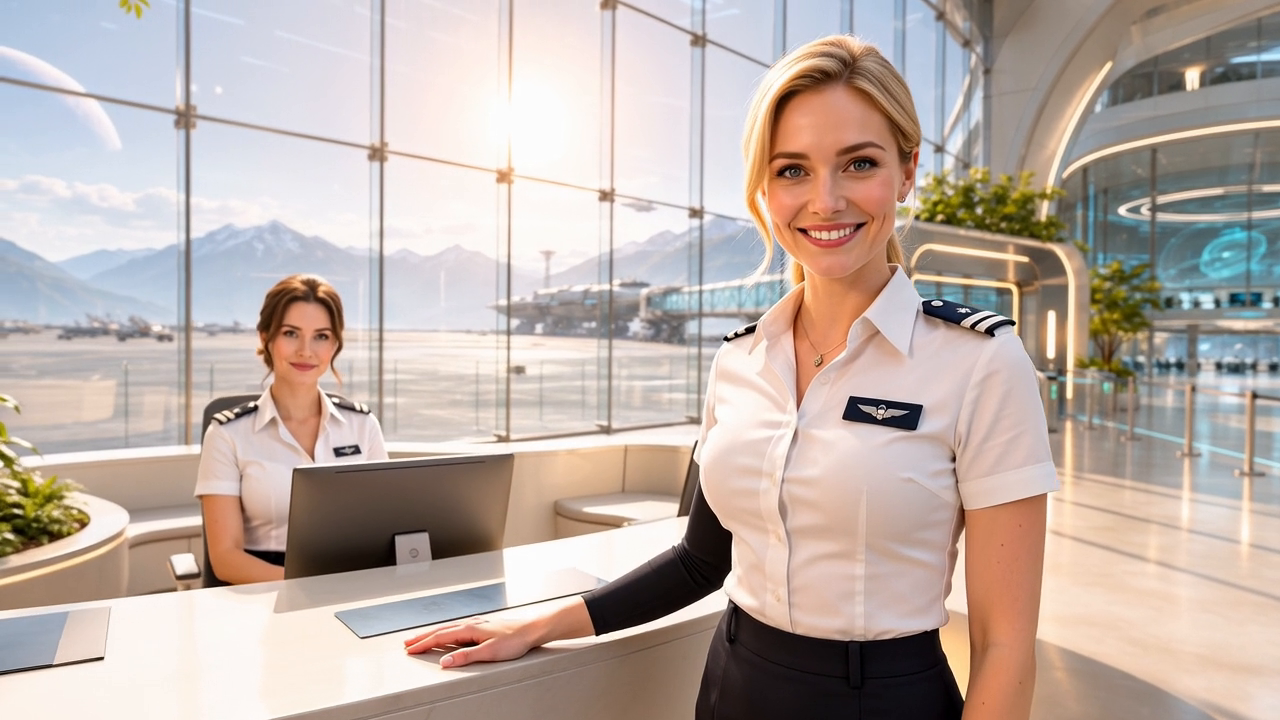
#> input picture docs/cinematics/lounge-guide/grok-endframe-composite-01/original-video-last-frame.png, 1280 x 720 px
$ python finish-composite.py
#> lines starting #> are read from the running program, lines starting #| are printed output that depends on the picture; after the words box and inside, x2 and y2 are one past the last pixel; in counts of white or black regions, pixels touching at a corner belong together
"""Constrain the image-model edit to the guide; retain the real video frame elsewhere."""
from pathlib import Path
import hashlib
import json
import numpy as np
from PIL import Image, ImageFilter
from scipy import ndimage

root = Path(__file__).resolve().parent
original = Image.open(root / 'original-video-last-frame.png').convert('RGB')
#> original is the input picture: PIL image 1280x720 RGB; mean R, G, B 189.4, 174.9, 167.3
generated = Image.open(root / 'generated-guide-composite.png').convert('RGB').resize(original.size, Image.Resampling.LANCZOS)
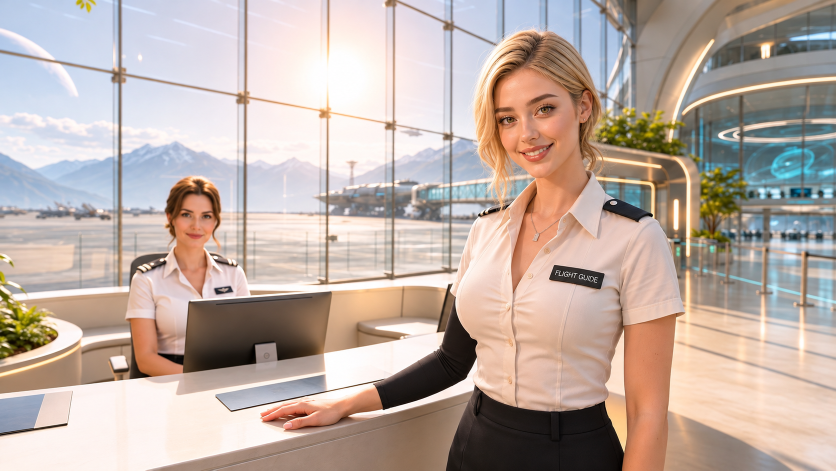
#> input picture docs/cinematics/lounge-guide/grok-endframe-composite-01/generated-guide-composite.png, 1672 x 941 px (shown at 1/2 size)
mask_paths = [
    root / 'original-guide-mask.png',
    root / 'generated-guide-mask.png',
]
masks = []
for path in mask_paths:
    mask = np.asarray(Image.open(path).convert('L')) > 128
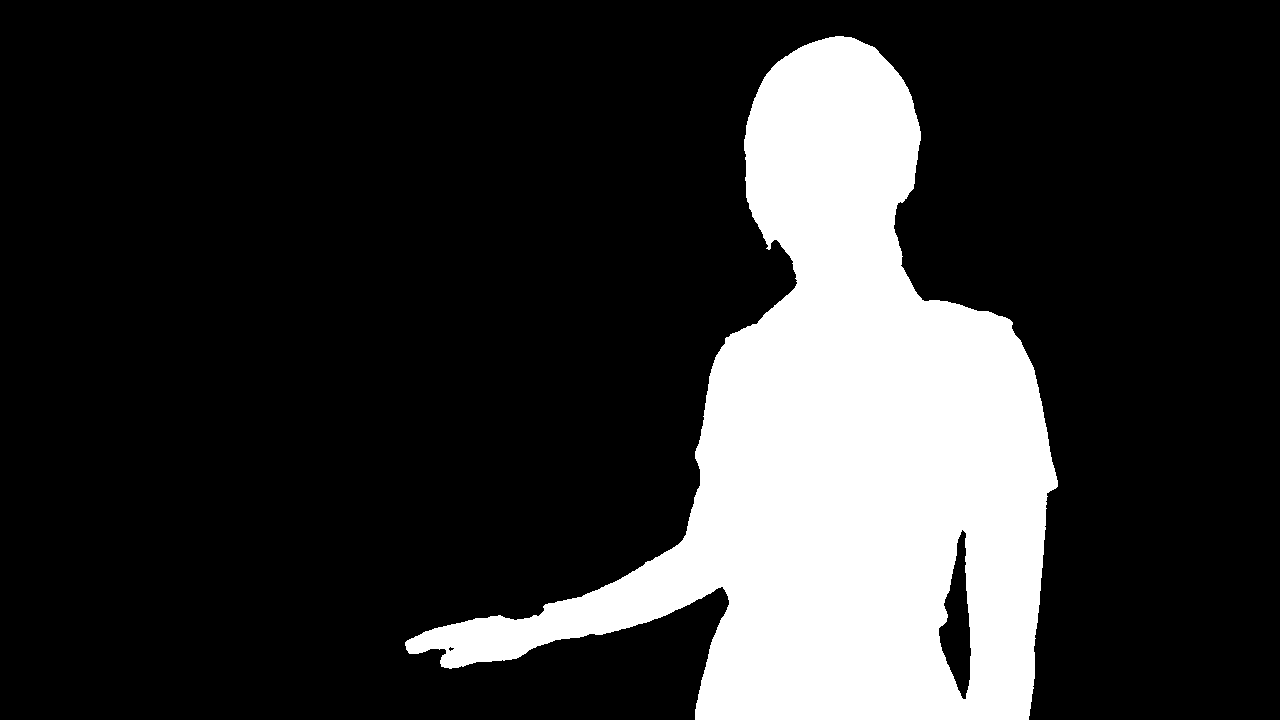
#> input picture docs/cinematics/lounge-guide/grok-endframe-composite-01/original-guide-mask.png, 1280 x 720 px
#> mask: shape (720, 1280) bool; 20% white; 1 white region, box (x1, y1, x2, y2) and area: (405, 36, 1058, 720) 184402
    labels, count = ndimage.label(mask)
#> count = 1
    sizes = np.bincount(labels.ravel())
#> sizes = [737198, 184402]
    sizes[0] = 0
    mask = labels == sizes.argmax()
    mask_image = Image.fromarray((mask * 255).astype('uint8')).resize(original.size, Image.Resampling.NEAREST)
#> mask_image is the input picture: PIL image 1280x720 L; 20% white; 1 white region, box (x1, y1, x2, y2) and area: (405, 36, 1058, 720) 184402
    masks.append(np.asarray(mask_image) > 128)
#> pass 2 of the loop `for path in mask_paths:`:
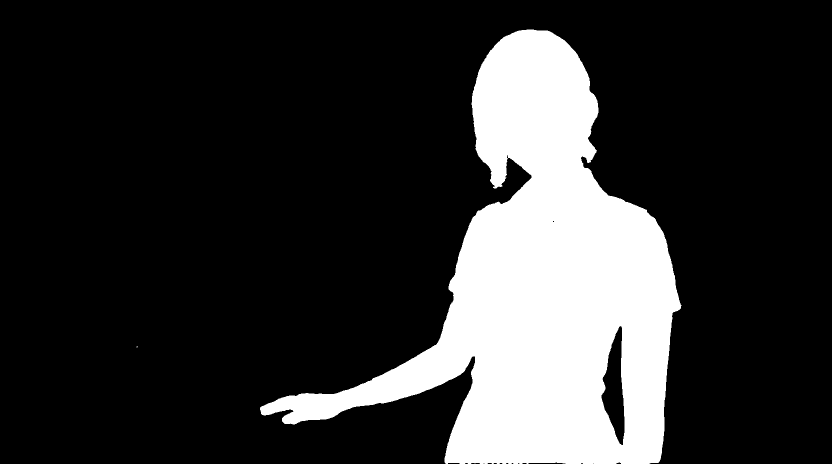
#> input picture docs/cinematics/lounge-guide/grok-endframe-composite-01/generated-guide-mask.png, 1664 x 928 px (shown at 1/2 size)
#> `labels, count = ndimage.label(mask)`:
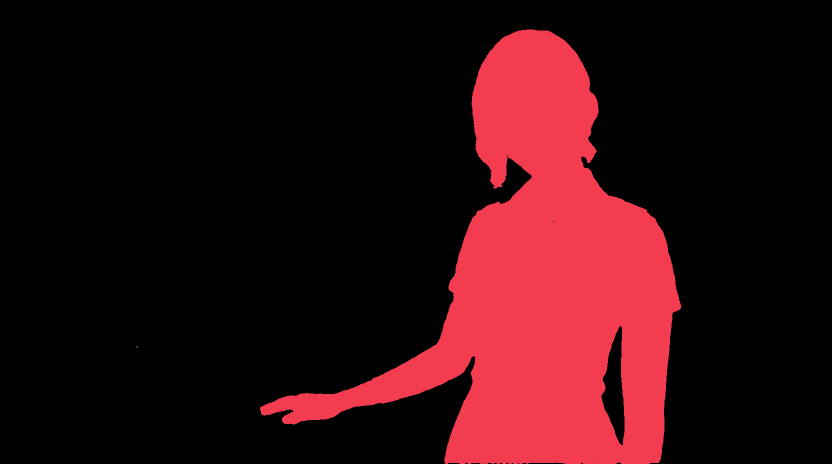
#> labels: shape (928, 1664) int32 (shown at 1/2 size); 3 distinct labels, from 0 to 2; one colour per label, 0 black
#> count = 2
#> sizes = [1240598, 303589, 5]
#> `mask_image = Image.fromarray((mask * 255).astype('uint8')).resize(orig..`:
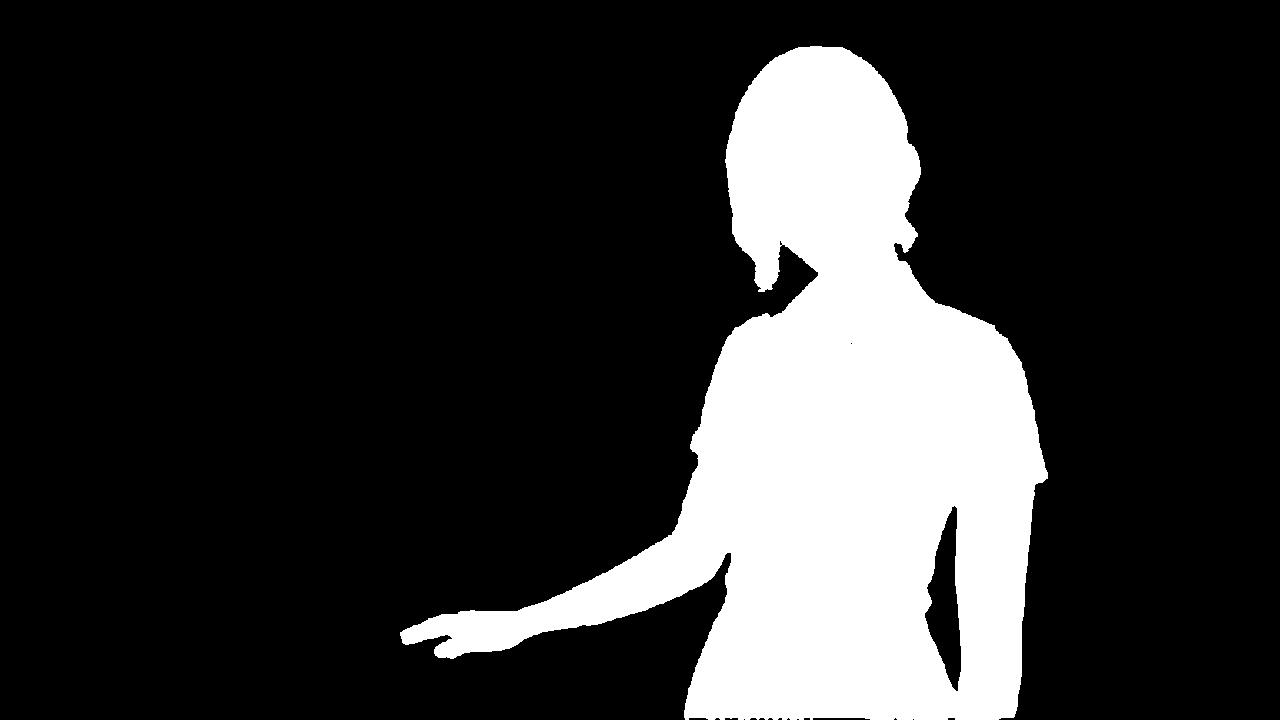
#> mask_image: PIL image 1280x720 L; 19.7% white; 1 white region, box (x1, y1, x2, y2) and area: (400, 46, 1048, 720) 181139
union = Image.fromarray((np.logical_or(*masks) * 255).astype('uint8'))
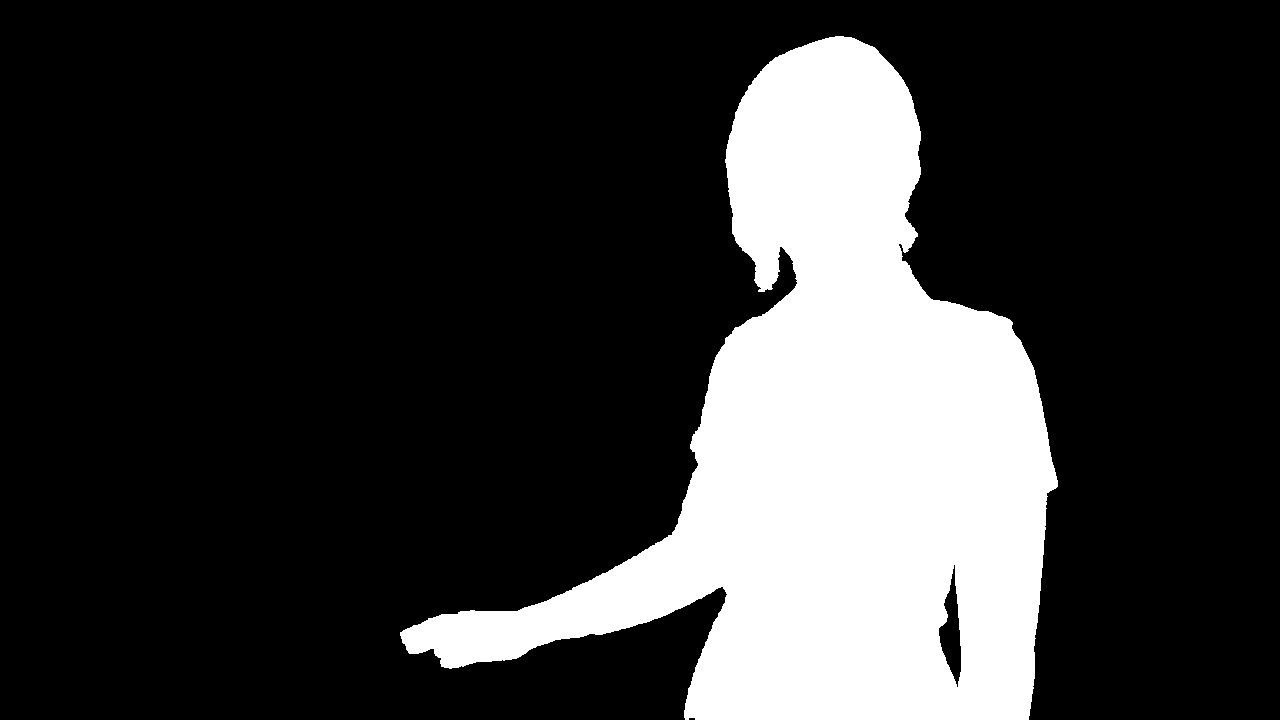
#> union: PIL image 1280x720 L; 21.3% white; 1 white region, box (x1, y1, x2, y2) and area: (400, 36, 1058, 720) 196639
# Include the antialiased edge, with a short smooth seam into the original frame.
edit_mask = union.filter(ImageFilter.MaxFilter(7)).filter(ImageFilter.GaussianBlur(1.2))
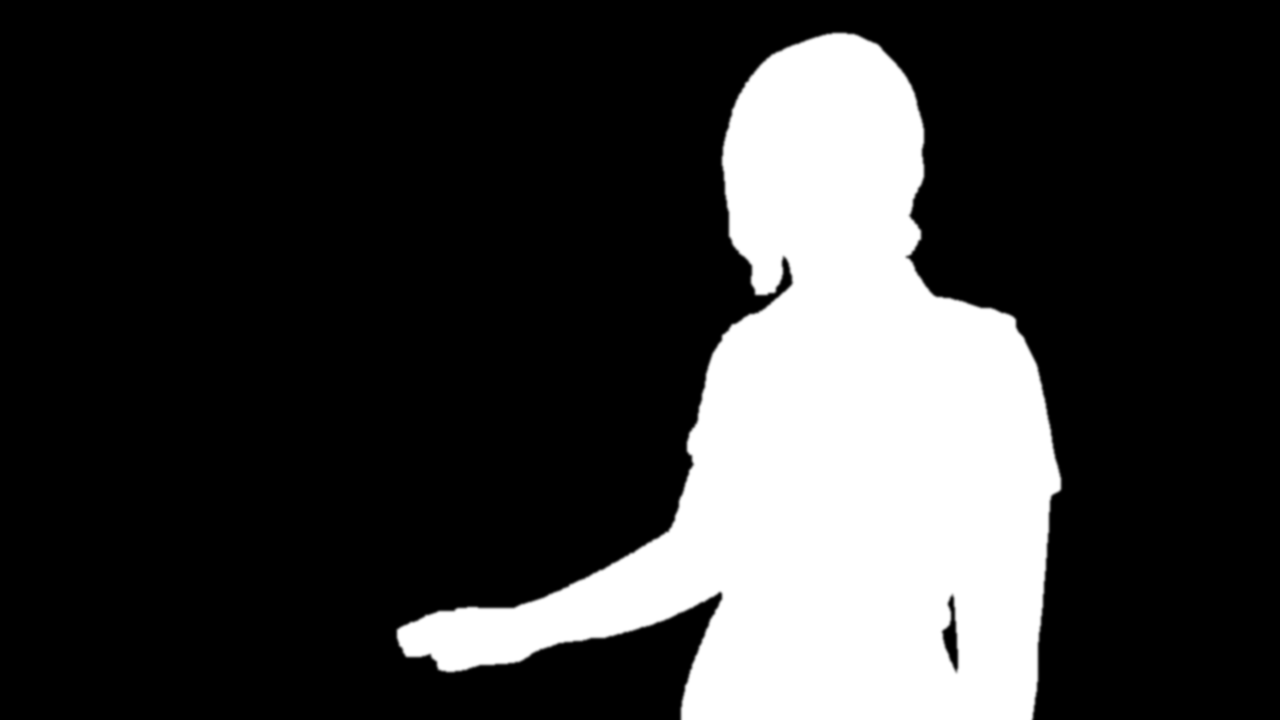
#> edit_mask: PIL image 1280x720 L; min 0, max 255, mean 57.1
edit_mask.save(root / 'guide-only-edit-mask.png')
output = Image.composite(generated, original, edit_mask)
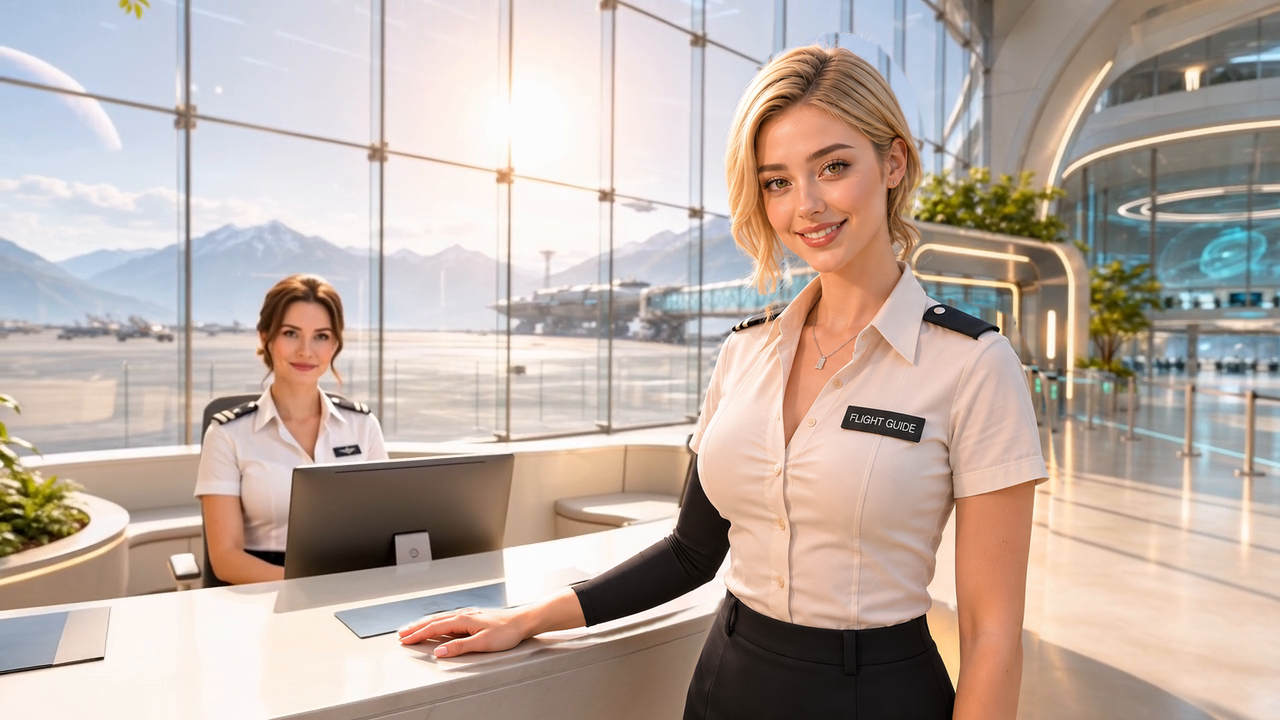
#> output: PIL image 1280x720 RGB; mean R, G, B 189.4, 174, 165.3
output.save(root / 'lounge-desk-endframe-guide-v1-1280x720.png')
original_pixels = np.asarray(original)
output_pixels = np.asarray(output)
mask_pixels = np.asarray(edit_mask)
assert np.array_equal(output_pixels[mask_pixels == 0], original_pixels[mask_pixels == 0])
record = {
    'purpose': 'Grok replacement end frame; review only, not applied to a video or runtime',
    'videoPost': 'https://grok.com/imagine/post/dd7338ad-b302-4ae8-8b97-b74b79df4196',
    'guideReferencePost': 'https://grok.com/imagine/post/2b0c4f5a-2425-403b-8a55-df23e3f774d9',
    'video': {'width': 1280, 'height': 720, 'frames': 145, 'fps': 24, 'extractedFrame': 144},
    'generation': 'Built-in image_gen; actual final frame edit with new guide identity reference',
    'finishing': 'SAM guide masks only; largest connected component per person, union, 3px expansion and 1.2px seam blur. No background-wide generative replacement.',
    'backgroundOutsideMaskPixelExact': True,
    'unchangedPixels': int((mask_pixels == 0).sum()),
    'totalPixels': int(mask_pixels.size),
    'output': 'lounge-desk-endframe-guide-v1-1280x720.png',
    'sha256': hashlib.sha256((root / 'lounge-desk-endframe-guide-v1-1280x720.png').read_bytes()).hexdigest(),
    'limitations': 'Image-model guide identity is an approximation. Original video is unchanged; a new generation is required to carry this guide throughout the moving shot.'
}
(root / 'composite-record.json').write_text(json.dumps(record, ensure_ascii=False, indent=2), encoding='utf-8')
print(json.dumps(record, ensure_ascii=False, indent=2))
#| {
#|   "purpose": "Grok replacement end frame; review only, not applied to a video or runtime",
#|   "videoPost": "https://grok.com/imagine/post/dd7338ad-b302-4ae8-8b97-b74b79df4196",
#|   "guideReferencePost": "https://grok.com/imagine/post/2b0c4f5a-2425-403b-8a55-df23e3f774d9",
#|   "video": {
#|     "width": 1280,
#|     "height": 720,
#|     "frames": 145,
#|     "fps": 24,
#|     "extractedFrame": 144
#|   },
#|   "generation": "Built-in image_gen; actual final frame edit with new guide identity reference",
#> (further printed lines are left out)
